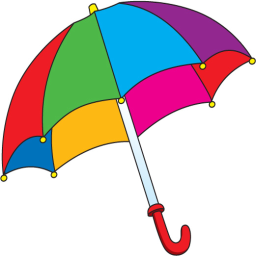
#> input picture POC_LAB_11/umbrella.png, 256 x 256 px
$ jupyter execute 12_segmentation_HW.ipynb
#> lines starting #> are read from the running program, lines starting #| are printed output that depends on the picture; after the words box and inside, x2 and y2 are one past the last pixel; in counts of white or black regions, pixels touching at a corner belong together
## Zadanie domowe: Segmentacja przez podział i łączenie

Omówioną procedurę segmentacji przez rozrost można określić jako podejście z dołu do góry, od szczegółu do ogółu (ang. *bottom-up*) - zaczynamy od pojedynczego piksela i dochodzimy do całego obrazu lub jego fragmentu.
Segmentację można również zacząć od całego obrazka i dokonywać jego podziału na fragmenty, które ew. mogą zostać później połączone.
Takie podejście można określić jako od góry do dołu, od ogółu do szczegółu (ang. *top-down*).

Niech $R$ oznacza cały obraz, a $Q$ wybrany predykat.
Sprawdzamy, czy zachodzi zależność $Q(R)= TRUE$.
Zwykle tak nie jest, gdyż to oznaczałoby obecność na obrazie tylko jednego obszaru o ''spójnych'' właściwościach, czyli segmentacja w takim przypadku byłaby zbędna (w szczególności zachodziłoby to dla obrazu jednorodnego).
Jeśli $Q(R) = FALSE$ dzielimy obszar $R$ na podobszary.
Zwykle stosuje się tutaj podział na cztery jednakowe kwadratowe podobszary.
Zilustrowano to na poniższym rysunku.

Podział ten można również opisać w formie drzewa, gdzie każdy wierzchołek może mieć dokładnie 4 następniki.
W takim ujęciu korzeń to cały obraz.
Dla nowo powstałych podobszrów $R_1, R_2, R_3, R_4$ sprawdzany jest predykat $Q$.
Jeśli nie jest on spełniony to następuje dalszy podział - w przykładzie na $R_{41}, R_{42}, R_{43}, R_{44}$.
Procedurę kontynuujemy do momentu kiedy wszystkie podobszary będą spójne.
Uwaga. Zwykle określa się minimalny rozmiar podobszaru (większy niż 1 piksel np. blok o rozmiarze $8 \times8$).

W wyniku powyższej procedury otrzymujemy podział obrazka, przy czym często się może zdarzyć, że leżące obok siebie podobszary będą spełniać predykat tj. $Q (R_i \cup R_j) = TRUE$ dla sąsiadujących $R_i$ i $R_j$.
Jest to sprzeczne z podpunktem *5* w warunkach segmentacji.
Zjawisko to eliminowane jest w procedurze łączenia.
Dla każdego z podobszarów sprawdza się jego sąsiadów i jeśli spełniony jest warunek $Q (R_i \cup R_j) = TRUE$  to następuje ich połączenie.
Procedura kontynuowana jest do momentu, kiedy niemożliwe jest dalsze łączenie.

Dla metody możliwe są również uproszczenia.
Przykładowo osłabia się warunek na łączenie z $Q (R_i \cup R_j) = TRUE$ na $Q (R_i)= TRUE i Q(R_j) = TRUE$, czyli warunki muszą być spełnione dla każdego podobszaru osobno, ale już nie dla połączenia.

Uwaga. Podobnie jak dla segmentacji przez rozrost, segmentacja przez podział i łączenie to też tylko pewna koncepcja (pewne ramy) algorytmu.
Stworzenie konkretnego rozwiązania jest zadaniem dla osoby realizującej dany system wizyjny i wymaga analizy konkretnego problemu.

Uwaga. Podany poniżej sposób implementacji nie jest ani jedynym z możliwych, ani optymalnym obliczeniowo.
Ma on za zadanie tylko zilustrować koncepcję tej metody segmentacji.

## Realizacja ćwiczenia

1. Wczytaj obraz *umbrella.png*.
   Dokonaj konwersji z BGR do RGB.
   Wyświetl go.
   Załóżmy, że chcemy dokonać segmentacji poszczególnych fragmentów kolorowego parasola.
   Nasz algorytm opierać się będzie na podejściu podziału i łączenia.
   Jako kryterium podziału zastosujemy ''jednorodność'' danego obszaru, którą można opisać poprzez odchylenie standardowe.
   Przy scalaniu będziemy brać pod uwagę średni ocień koloru tj. łączyć podobszary o zbliżonym odcieniu.

2. W pierwszym etapie należy dokonać konwersji do przestrzeni barw HSV.
   Następnie wybrać tylko składową H (tj. barwę).
   Można ją kontrolnie wyświetlić.

3. Procedurę podziału wygodnie jest zrealizować w formie rekurencji.
   Utwórz funkcję np. `split`, która jako argumenty przyjmować będzie obraz oraz cztery współrzędne analizowanego podobszaru.
   W pierwszym kroku należy wyciąć odpowiedni fragment oraz obliczyć dla niego średnią i odchylenie standardowe (`np.mean` oraz `np.std`).

4. Następnie sprawdzamy czy odchylenie jest mniejsze niż zadany przez nas próg (np. 0.05) oraz czy nie osiągnęliśmy limitu podziału (np. bok kwadratu 8 pikseli).
  Oba potrzebne progi możemy zrealizować za pomocą zmiennych globalnych dostępnych w Python (po prostu zadeklarowanych przed funkcją).
  Potrzeby rozmiar kwadratu obliczamy na podstawie współrzędnych (przekazanych do funkcji jako argumenty)

   Uwaga. Użycie zmiennych globalnych jest złą praktyką programistyczną i zachęcamy do ''opakowania'' obliczeń w klasę - nie jest to jednak obowiązkowe.

5. Jeśli podobszar nie jest jednorodny (tj. duże odchylenie standardowe) i nie osiągnęliśmy minimalnego rozmiaru podobszaru to dokonujemy podziału na cztery części.
      Wyznaczamy rozmiar aktualnego podobszaru (na podstawie jego współrzędnych).
      Z ich wykorzystaniem otrzymujemy cztery identyczne podobszary ($I1,I2,I3,I4$).

      Następnie dla każdego z nich wywołujemy funkcję `split` - rekurencja.
      Najtrudniejsze jest odpowiednie podanie współrzędnych.
      Mają to być **rzeczywiste** współrzędne podobszaru we współrzędnych globalnych (obrazu w pełnej rozdzielczości).
      Podpowiedź. Trzeba ''odpowiednio'' wykorzystać współrzędne podobszaru przed podziałem (tj. argumenty funkcji) oraz rozmiar podobszaru.
      Należy zwrócić uwagę na to, aby nie wystąpił błąd przesunięcia o 1 tj. współrzędna była większa/mniejsza o 1 od rzeczywistej.
      W razie wątpliwości warto sobie te parametry wypisać na konsolę lub użyć debugera.

6. Jeśli podobszar jest jednorodny lub nie możemy już dalej prowadzić podziału to:
   - zapisujemy indeks danego podobszaru: ` seg_res[y1:y2, x1:x2] = index`, gdzie: `seg_res` to globalna macierz o rozmiarze takim jak obraz wejściowy (typ *int16*), `y1,y2,x1,x2` to współrzędne podobszaru. W macierzy `seg_res` zapisywane będą obszary jednorodne.
  Zmienna `index` jest globalnym licznikiem podobszarów.
  Powinna zostać zainicjowana wartością 1 przed pierwszym wywołaniem funkcji `split`.
  Następnie, każdorazowo po przypisaniu należy ją inkrementować.
  Uwaga. Aby możliwa była modyfikacja zmiennej globalnej, należy wewnątrz funkcji dodać np. linijkę: `global seg_res`

  - zapisujemy średnią  podobszaru.
    Wykorzystujemy macierz globalną `MRes` oraz kod podobny do opisanego powyżej.
    Wartości te wykorzystamy przy etapie scalania.

  Uwaga. Podany sposób zapisu wyników podziału jest dość nieefektywny.
  Następuje powielenie tej samej informacji.
  Lepszym pomysłem byłoby wykorzystanie podejścia opartego o grafy, jednak jest ono trudniejsze do ''szybkiej'' implementacji.

7. Proszę wyświetlić macierze `seg_res` in `m_res`. Pierwsza powinna pokazywać podział na obszary - mniejsze lub większe kwadraty. Druga zasadniczo powinna wyglądać podobnie jak składowa H, tylko bardziej ''rozmazany''.

[cell 1]
import os
import cv2
import matplotlib.pyplot as plt
import numpy as np

if not os.path.exists("umbrella.png") :
    !wget https://raw.githubusercontent.com/vision-agh/poc_sw/master/12_Segmentation/umbrella.png --no-check-certificate

umbrella = cv2.imread('umbrella.png')
#> umbrella is the input picture: shape (256, 256, 3); mean B, G, R 193.8, 192.6, 203
umbrella = cv2.cvtColor(umbrella, cv2.COLOR_BGR2RGB)
umbrella_hsv = cv2.cvtColor(umbrella, cv2.COLOR_RGB2HSV)
#> umbrella_hsv: shape (256, 256, 3); mean H, S, V 48.2, 87.6, 233.6
umbrella_h = umbrella_hsv[:,:,0]
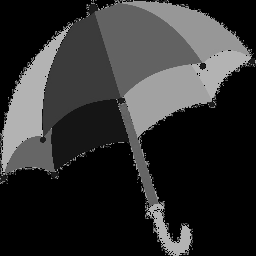
#> umbrella_h: shape (256, 256); min 0, max 179, mean 48.2
th=0.05
len_side=8

seg_res = np.zeros(umbrella_h.shape, dtype=np.int16)
m_res = np.zeros(umbrella_h.shape, dtype=np.int16)
index = 1

def split(img, y1, y2, x1, x2):
    window = img[y1:y2, x1:x2]
    mean = np.mean(window)
    std = np.std(window)
    global index

    X, Y = window.shape

    if std > th and  X > len_side and Y > len_side:
# [6 lines of commented-out code are left out]
        w1 =np.array([y1,                    np.floor((y1 + y2)/2), x1,                    np.floor((x1+x2)/2)]).astype('int')
        w2 =np.array([y1,                    np.floor((y1 + y2)/2), np.floor((x1+x2)/2),   x2]).astype('int')
        w3 =np.array([np.floor((y1 + y2)/2), y2,                    x1,                    np.floor((x1+x2)/2)]).astype('int')
        w4 =np.array([np.floor((y1 + y2)/2), y2,                    np.floor((x1+x2)/2),   x2]).astype('int')

        split(img, w1[0], w1[1], w1[2], w1[3])
        split(img, w2[0], w2[1], w2[2], w2[3])
        split(img, w3[0], w3[1], w3[2], w3[3])
        split(img, w4[0], w4[1], w4[2], w4[3])
    else:
        seg_res[y1:y2, x1:x2] = index
        m_res[y1:y2, x1:x2] = mean
        index = index + 1


shape = umbrella_h.shape
#> shape = (256, 256)
split(umbrella_h,0,shape[0],0,shape[1])
#> in split, `mean = np.mean(window)`: mean = 48.16
#> in split, `std = np.std(window)`: std = 64.71
#> call 2 of split, with y1 = 0, y2 = 128, x1 = 0, x2 = 128
#> in split (call 2), `window = img[y1:y2, x1:x2]`:
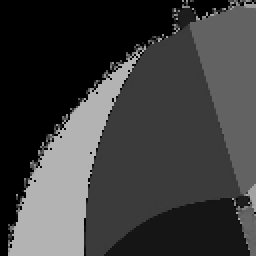
#> window: shape (128, 128) (shown 2 times larger); min 0, max 179, mean 61.3
#> in split (call 2), `mean = np.mean(window)`: mean = 61.34
#> in split (call 2), `std = np.std(window)`: std = 59.69
#> in split (call 2), `w1 =np.array([y1,                    np.floor((y1 + y2)/2), x1,       ..`: w1 = [0, 64, 0, 64]
#> in split (call 2), `w2 =np.array([y1,                    np.floor((y1 + y2)/2), np.floor((..`: w2 = [0, 64, 64, 128]
#> in split (call 2), `w3 =np.array([np.floor((y1 + y2)/2), y2,                    x1,       ..`: w3 = [64, 128, 0, 64]
#> in split (call 2), `w4 =np.array([np.floor((y1 + y2)/2), y2,                    np.floor((..`: w4 = [64, 128, 64, 128]
#> in split (call 4), `window = img[y1:y2, x1:x2]`: window: shape (32, 32); every value is 0
#> in split (call 4), `m_res[y1:y2, x1:x2] = mean`: m_res: shape (256, 256) int16; every value is 0
#> in split (call 12), `mean = np.mean(window)`: mean = 1.41
#> in split (call 12), `std = np.std(window)`: std = 11.16
#> in split (call 12), `m_res[y1:y2, x1:x2] = mean`:
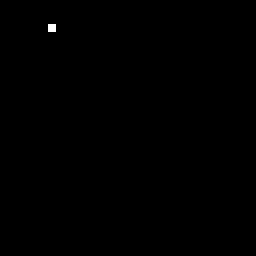
#> m_res: shape (256, 256) int16; values 0 (black) and 1 (white), 0.1% white; 1 white region, box (x1, y1, x2, y2) and area: (48, 24, 56, 32) 64
#> in split (call 13), `m_res[y1:y2, x1:x2] = mean`: m_res: shape (256, 256) int16; 0.1% of pixels changed, all inside (x1, y1, x2, y2) = (56, 24, 64, 32)
#> in split (call 22), `m_res[y1:y2, x1:x2] = mean`: m_res: shape (256, 256) int16; min 0, max 19, mean 0.0332
#> in split (call 23), `window = img[y1:y2, x1:x2]`:
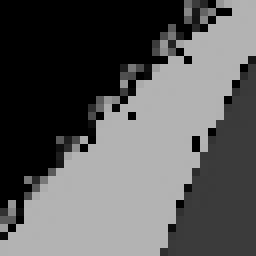
#> window: shape (32, 32) (shown 8 times larger); min 0, max 179, mean 90.7
#> in split (call 23), `mean = np.mean(window)`: mean = 90.69
#> in split (call 23), `std = np.std(window)`: std = 80.74
#> in split (call 23), `w1 =np.array([y1,                    np.floor((y1 + y2)/2), x1,       ..`: w1 = [32, 48, 32, 48]
#> in split (call 23), `w2 =np.array([y1,                    np.floor((y1 + y2)/2), np.floor((..`: w2 = [32, 48, 48, 64]
#> in split (call 23), `w3 =np.array([np.floor((y1 + y2)/2), y2,                    x1,       ..`: w3 = [48, 64, 32, 48]
#> in split (call 23), `w4 =np.array([np.floor((y1 + y2)/2), y2,                    np.floor((..`: w4 = [48, 64, 48, 64]
#> in split (call 28), `m_res[y1:y2, x1:x2] = mean`: m_res: shape (256, 256) int16; min 0, max 39, mean 0.1
#> in split (call 30), `m_res[y1:y2, x1:x2] = mean`: m_res: shape (256, 256) int16; min 0, max 39, mean 0.1
#> in split (call 31), `m_res[y1:y2, x1:x2] = mean`: m_res: shape (256, 256) int16; min 0, max 148, mean 0.2
#> in split (call 32), `m_res[y1:y2, x1:x2] = mean`: m_res: shape (256, 256) int16; min 0, max 158, mean 0.4
#> in split (call 33), `mean = np.mean(window)`: mean = 124.9
#> in split (call 33), `std = np.std(window)`: std = 64.3
#> in split (call 33), `m_res[y1:y2, x1:x2] = mean`:
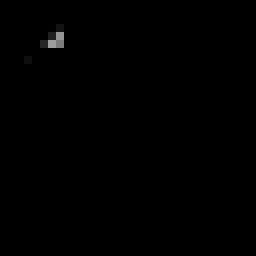
#> m_res: shape (256, 256) int16; min 0, max 158, mean 0.5
#> in split (call 35), `m_res[y1:y2, x1:x2] = mean`: m_res: shape (256, 256) int16; 0.1% of pixels changed, all inside (x1, y1, x2, y2) = (32, 48, 40, 56)
#> in split (call 36), `m_res[y1:y2, x1:x2] = mean`: m_res: shape (256, 256) int16; min 0, max 158, mean 0.7
#> in split (call 37), `mean = np.mean(window)`: mean = 146
#> in split (call 37), `std = np.std(window)`: std = 63.43
#> in split (call 37), `m_res[y1:y2, x1:x2] = mean`:
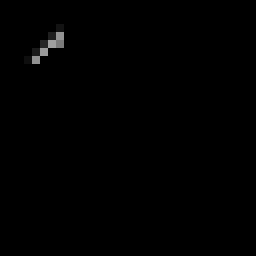
#> m_res: shape (256, 256) int16; min 0, max 158, mean 0.8
#> in split (call 38), `m_res[y1:y2, x1:x2] = mean`: m_res: shape (256, 256) int16; 0.1% of pixels changed, all inside (x1, y1, x2, y2) = (40, 56, 48, 64)
#> in split (call 40), `m_res[y1:y2, x1:x2] = mean`: m_res: shape (256, 256) int16; min 0, max 179, mean 1.2

f, tab = plt.subplots(1,2,figsize=(15,15))
tab[0].imshow(seg_res)
tab[1].imshow(m_res)
tab[0].axis('off')
tab[1].axis('off')
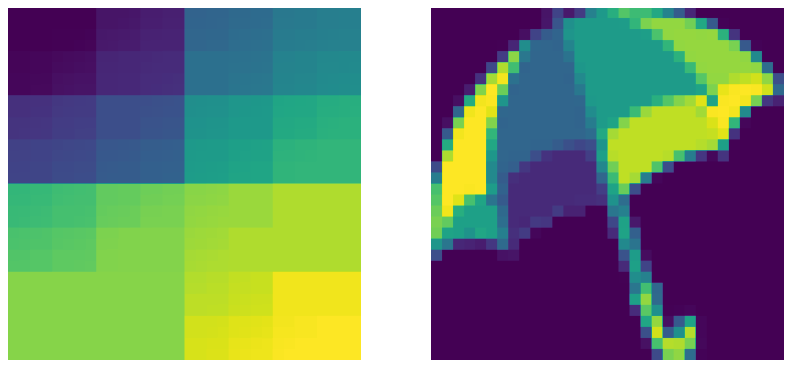
#> figure drawn by matplotlib, 2 panels

1. Drugi etap to łączenie.
   Idea jest nieco zbliżona do segmentacji przez rozrost.
   Wybieramy dany podobszar i analizujemy sąsiednie podobszary
   Jeśli są one podobne to dołączamy je do aktualnie rozpatrywanego.
   Za kryterium podobieństwa przyjmujemy niewielką różnicę w uśrednionym odcieniu barwy (składowa H).

2. Procedurę realizujemy wewnątrz pętli `while`.
   Warunkiem jej stopu jest przekroczenie przez licznik (np. `i`) wartości `index`, co oznacza, że przeanalizowane zostały wszystkie znalezione w pierwszym etapie podobszary.

3. W pierwszym kroku ''wycinamy'' maskę pikseli o rozpatrywanym indeksie tj. `ib = seg_res == i`.
   Dokonujemy też konwersji na typ *uint8*.
   Następnie sprawdzamy, czy maska zawiera elementy niezerowe tj. czy nie jest ''pusta'' - `np.any`.
   Taki przypadek może zajść jeśli pewien podobszar został dołączony do innego i zmienione zostały jego indeksy.
   Dla ''pustej'' maski inkrementujemy licznik `i` i przechodzimy do następnej iteracji - `continue`.

4. Dla rozpatrywanego podobszaru znajdujemy współrzędną lewego górnego rogu.
   Można to zrobić z wykorzystaniem składni: `(y, x) = np.nonzero(ib)` oraz  `first = (y[0], x[0])` - znajdywanie współrzędnych pierwszego niezerowego elementu.

5. Następnie należy znaleźć sąsiadów rozpatrywanego obszaru.
   Można wykorzystać dylatację maski ``ib`` z elementem strukturalnym w postaci kwadratu o rozmiarze $3 \times 3$ - `dil = cv2.dilate(ib, cv2.getStructuringElement(cv2.MORPH_RECT,(3,3)))`
      Następnie od maski po dylatacji odejmujemy maskę oryginalną.
      Otrzymujemy ''ramkę'', którą wykorzystujemy do ''wycięcia'' (mnożenie punktowe) fragmentu z macierzy `seg_res`.
      Z tego fragmentu wybieramy elementy niezerowe (np. w ten sposób `mult_nz = mult[np.nonzero(mult)]`) i unikalne (tj. eliminacja duplikatów) - `mult_uniq = np.unique(mult_nz)`.

6. Mając wektor z indeksami sąsiadów realizujemy pętlę w której dla każdego sąsiada:
    - wycinamy opowiadającą mu maską i znajdujemy jej lewy górny róg - w sposób analogiczny do opisanego powyżej,
	- sprawdzamy, czy moduł z różnicy pomiędzy średnimi odcieniami barwy w dwóch analizowanych podobszarach jest mniejszy od progu (np. $5/255$). Jeśli tak to łączymy obszary tj. sąsiadowi przypisujemy indeks rozpatrywanego  `seg_res[ibs] = i`, gdzie `ibs` - maska podobszaru sąsiedniego.
	Do poprawnego działania konieczna jest jeszcze flaga informująca czy nastąpiło połączenie.
	Jej wartość ustawiamy na 0 przed pętlą po sąsiednich podobszarach.
	Jeśli wystąpiło połączenie to wartość ustawiamy na jeden.

	Po pętli po sąsiadach sprawdzamy flagę.
	Jeśli ma ona wartość 0 tj. nie nastąpiło połączenie obszarów to licznik	`i` jest inkrementowany.

7. Uwaga. Obliczenia mogą chwilę trwać.
   Proszę wyświetlić macierz `seg_res`.
   Jeśli implementacja jest poprawna, to wynik segmentacji powinien być względnie dobry - wszystkie elementy parasolki wyodrębnione.

[cell 2]
i = 1
th_2 = 15
sizeX, sizeY = seg_res.shape

while i <= index:
    ib = seg_res == i
    ib = ib.astype('uint8')

    if np.any(ib):
        (y, x) = np.nonzero(ib)
        first = (y[0], x[0])
        dil = cv2.dilate(ib, cv2.getStructuringElement(cv2.MORPH_RECT,(3,3)))
        ramka = dil - ib

        mult = seg_res * ramka
        mult_nz = mult[np.nonzero(mult)]
        mult_uniq = np.unique(mult_nz)

        flaga = 0
        for element in mult_uniq:
            ib_e = seg_res == element
            ib_e = ib_e.astype('uint8')

            if np.any(ib_e):
                (y_e, x_e) = np.nonzero(ib_e)
                first_e = (y_e[0], x_e[0])
                diff = abs(m_res[first] - m_res[first_e])

                if diff < th_2:
                    for xs in range(y_e[0], sizeX):
                        for ys in range(x_e[0], sizeY):
                            if ib_e[xs,ys] == 1:
                                seg_res[xs,ys]=i
                            else:
                                break

                    flaga = 1

        if flaga == 0:
            i = i + 1
    else:
        i = i + 1
        continue
#> ib: shape (256, 256); every value is 0
#> ib_e: shape (256, 256); values 0 (black) and 1 (white), 0.29% white; 1 white region, box (x1, y1, x2, y2) and area: (168, 240, 192, 256) 192
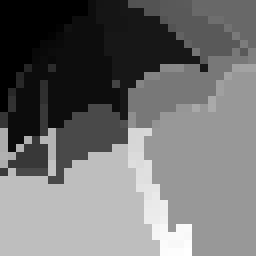
#> seg_res: shape (256, 256) int16; min 1, max 540, mean 239.2; drawn with min black and max white
#> after the loop, i = 555

plt.imshow(seg_res)

8. Na koniec zastosujemy jeszcze dwie proste metody filtracji wyników.
   Po pierwsze wyeliminujemy obszary o rozmiarze mniejszym niż zadany (np. 100 pikseli).
   W tym celu wyznaczamy wektor unikalnych indeksów: `unique = np.unique(seg_res)`.
   Następnie implementujemy pętlę `for` po tych indeksach.
   Wewnątrz wycinamy maskę dla rozpatrywanego indeksu i obliczamy jej pole (`sum`).
   Jeśli jest ono mniejsze niż próg to cały podobszar ''zerujemy'' - `seg_res[mask] = 0`, gdzie `mask` - maska podobszaru.

9. W drugim kroku przeprowadzamy przeindeksowanie indeksów na pierwsze N liczb całkowitych.
   Ponownie wyznaczamy unikalne indeksy.
   Następnie w pętli `for` wycinamy maskę o indeksie `U(ii)`, a do wyniku przypisujemy iterator pętli `seg_res[mask] = ii`.

10. Proszę poeksperymentować z różnymi parametrami.
    Wyniki proszę zaprezentować prowadzącemu.

[cell 3]
th_3 = 100
unique = np.unique(seg_res)
#> unique = 109 values from 1 to 540
for indeks in unique:
    mask = seg_res == indeks
    mask = mask.astype('uint8')
    (y_m, x_m) = np.nonzero(mask)

    sum_of_mask = np.sum(mask)
    if(sum_of_mask < th_3):
        for xs in range(y_m[0], sizeX):
            for ys in range(x_m[0], sizeY):
                if mask[xs,ys] == 1:
                    seg_res[xs,ys]=0
                else:
                    break
#> this loop made 109 passes
#> (indeks, sum_of_mask) on passes 2 to 13: (8, 128), (19, 128), (21, 320), (23, 64), (27, 2112), (29, 5376), (39, 64), (45, 64), (46, 64), (47, 704), (50, 4544), (80, 64)
#> sum_of_mask on pass 1: 4288
#> mask: shape (256, 256); values 0 (black) and 1 (white), 0.1% white; 1 white region, box (x1, y1, x2, y2) and area: (184, 248, 192, 256) 64
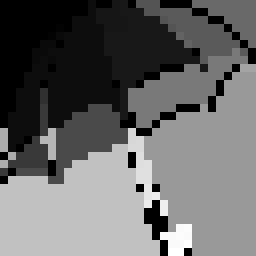
#> seg_res: shape (256, 256) int16; 7.42% of pixels changed, all inside (x1, y1, x2, y2) = (0, 0, 256, 256); drawn with min black and max white
plt.imshow(seg_res)

[cell 4]
unique2 = np.unique(seg_res)
#> unique2 = 34 values from 0 to 536
seg_res2 = np.copy(seg_res)

for ind in range (len(unique2)):
    mask2 = seg_res == unique2[ind]

    for xs in range(0, sizeX):
        for ys in range(0, sizeY):
            if mask2[xs, ys] == 1:
                seg_res2[xs, ys]= ind
#> this loop made 34 passes
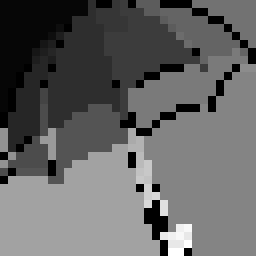
#> seg_res2: shape (256, 256) int16; min 0, max 33, mean 12.9; drawn with min black and max white


plt.imshow(seg_res2)
